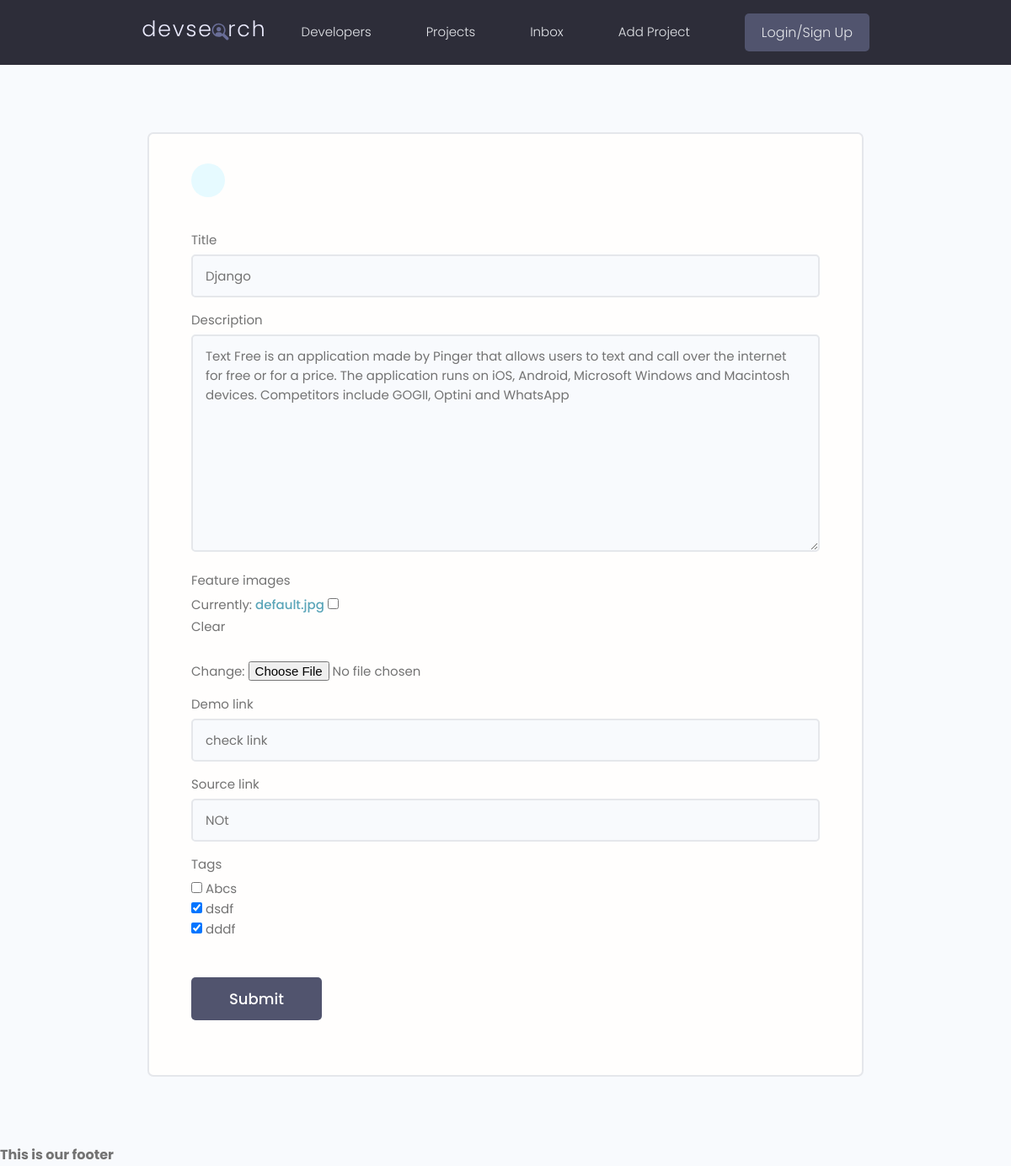
/update-project/5af87ca4c4c143b1b45eef3c52a312bc/, run on an earlier commit of the app's database.
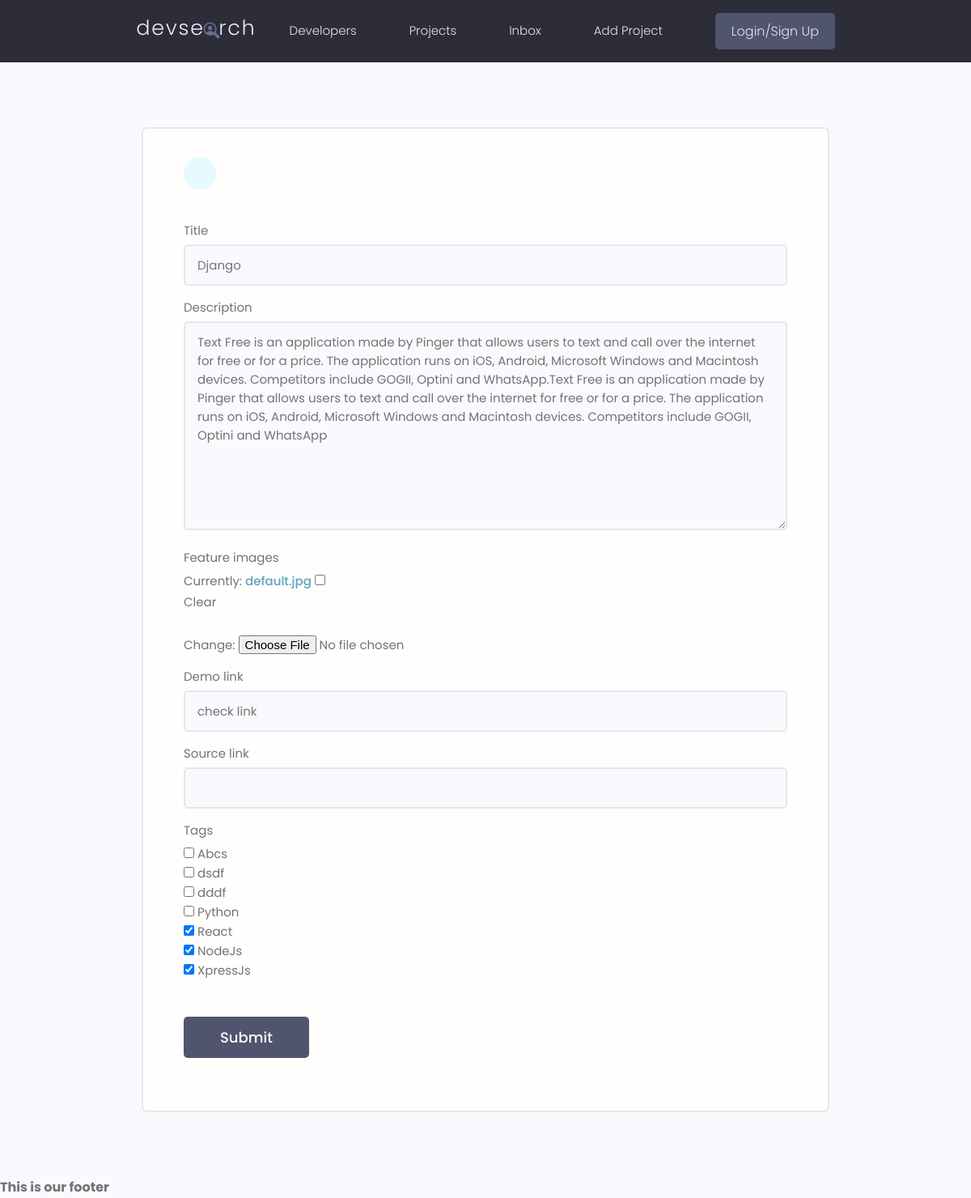
And on a later commit of the database.
### projects/models.py (models this page shows, shortened)
class Project(models.Model):
    title = models.CharField(max_length=200)
    description = models.TextField(null=True, blank=True)  # blank mean form could be empty
    feature_images = models.ImageField(blank=True, null=True, default="default.jpg",)
    demo_link = models.CharField(null=True, blank=True, max_length=2000)
    source_link = models.CharField(max_length=20000, null=True, blank=True)
    tags = models.ManyToManyField('Tag', blank=True)  # str used because class bellow
    vote_total = models.IntegerField(default=0, null=True, blank=True)  # total vote on review class
    vote_ratio = models.IntegerField(default=0, null=True, blank=True)
    created = models.DateTimeField(auto_now_add=True)  # automatice created
    id = models.UUIDField(default=uuid.uuid4, unique=True, primary_key=True, editable=False)  # uuid4 encoding type

### projects/views.py (the view)
# urls.py: path('update-project/<str:pk>/', views.UpdateProject, name= 'update-project'),
def UpdateProject(request, pk):
    project = Project.objects.get(id=pk)
    form = ProjectForm(instance=project)
    if request.method == 'POST':
        form = ProjectForm(request.POST,request.FILES, instance=project)
        if form.is_valid():
            form.save()
            return redirect('projects')
    context = {'form': form}
    return render(request, 'projects/project_form.html', context)

### projects/forms.py
class ProjectForm(ModelForm):
    class Meta:
        model = Project
        fields = ['title', 'description','feature_images', 'demo_link','source_link', 'tags']
        widgets = {''
                   'tags' : forms.CheckboxSelectMultiple()
                   }
    def __init__(self, *args, **kwargs):
        super(ProjectForm, self).__init__(*args,**kwargs)
        for name, field in self.fields.items():
            field.widget.attrs.update({'class': 'input'})

### projects/models.py (called while the page is built)
    def __str__(self):
        return self.name

### projects/templates/projects/project_form.html (shortened to what this page needs)
<!DOCTYPE html>
<html lang="en">
<head>
</head>
<body>
    {%  extends 'main.html' %}
    {%  block content %}
    <main class="formPage my-xl">
        <div class="content-box">
            <div class="formWrapper">
                <a class="backButton" href="#"></a>
                <br>
                <form class="form" action="" method="POST" enctype="multipart/form-data">
                    {%  for field in form %}
                    <div class="form__field">
                        <label for="formInput#text">{{ field.label }}</label>
                        {{ field }}
                    </div>
                    {%  endfor %}
                    <input class="btn btn--sub btn--lg  my-md" type="submit" value="Submit" />
                </form>
            </div>
        </div>
    </main>
    {%  endblock %}

What changed in the data, as far as the page shows it:
changed Project "Django": description "…include GOGII, Optini and WhatsApp" → "…include GOGII, Optini and WhatsApp.Text Free is an application made by Pinger that allows users to text and call over the internet for free or for a price. The application runs on iOS, Android, Microsoft Windows and Macintosh devices. Competitors include GOGII, Optini and WhatsApp"; source_link "NOt" → (not shown)
Also different on the page:
form field tags: "☐ ☑ ☑" → "☐ ☐ ☐ ☐ ☑ ☑ ☑"
text no longer shown: "Abcs dsdf dddf"
text now shown: "Abcs dsdf dddf Python React NodeJs XpressJs"
